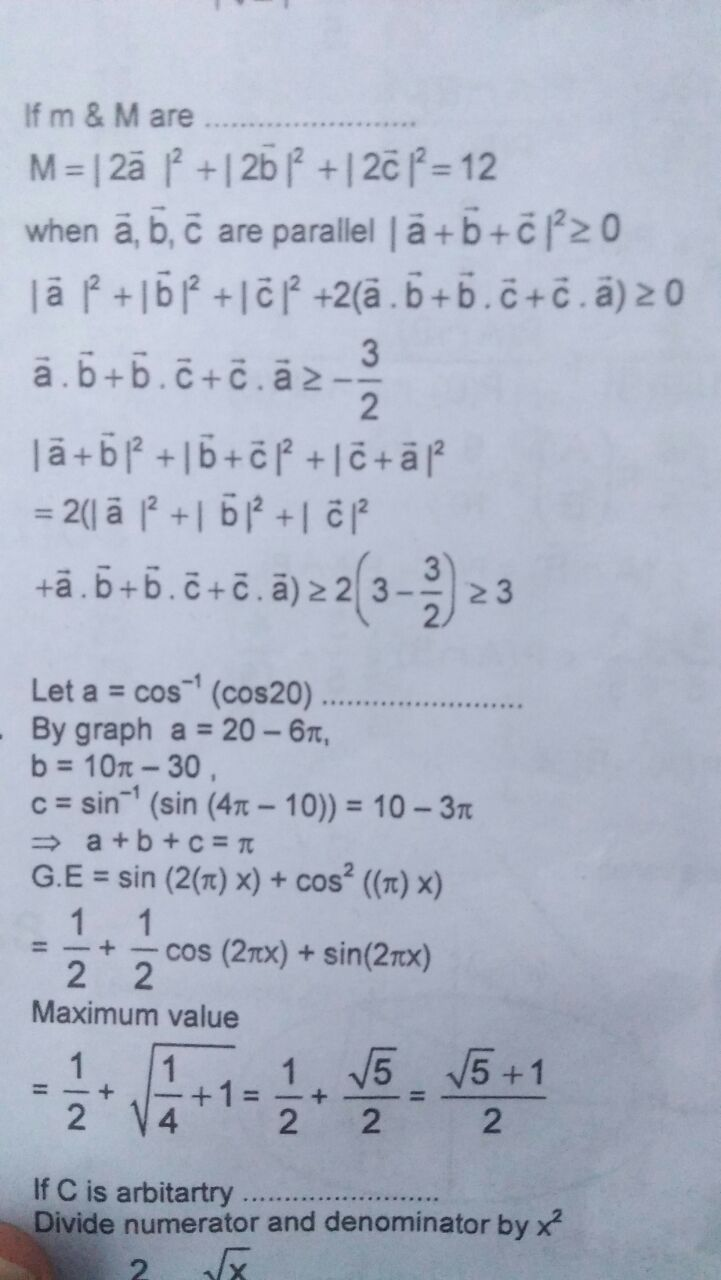
#> input picture notes1.jpg, 721 x 1280 px
$ python diff_thresholding_techniques.py
#> lines starting #> are read from the running program, lines starting #| are printed output that depends on the picture; after the words box and inside, x2 and y2 are one past the last pixel; in counts of white or black regions, pixels touching at a corner belong together
import cv2

img = cv2.imread("notes1.jpg", 0)
#> img: shape (1280, 721); min 22, max 218, mean 180.6
img = cv2.resize(img, (500,500))
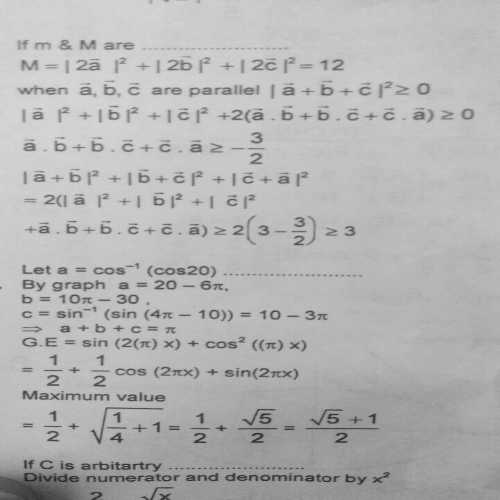
#> img: shape (500, 500); min 31, max 216, mean 180.5

_, th1 = cv2.threshold(img, 150, 255, cv2.THRESH_BINARY)
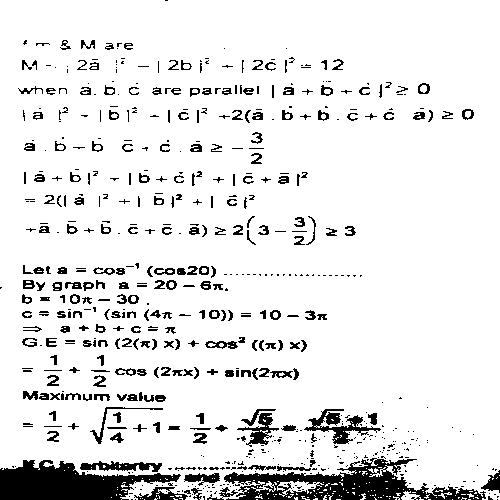
#> th1: shape (500, 500); 90.1% white; 628 black regions (379 under 20 px), largest, box (x1, y1, x2, y2) and area: (224, 458, 486, 500) 4654, (0, 460, 181, 500) 4280, (304, 409, 381, 444) 872
_, th2 = cv2.threshold(img, 150, 200, cv2.THRESH_BINARY_INV)
_, th3 = cv2.threshold(img, 150, 180, cv2.THRESH_TOZERO)
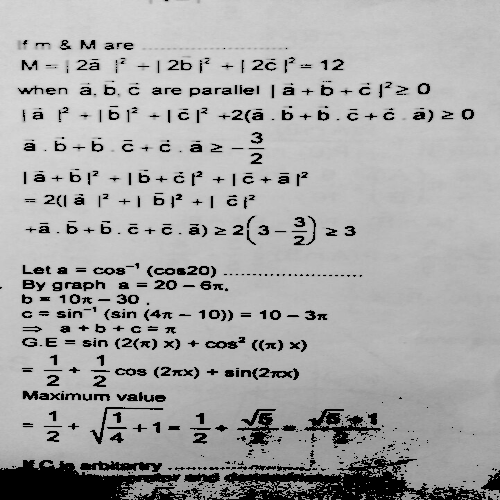
#> th3: shape (500, 500); min 0, max 216, mean 168.4
_, th4 = cv2.threshold(img, 150, 200, cv2.THRESH_TOZERO_INV)
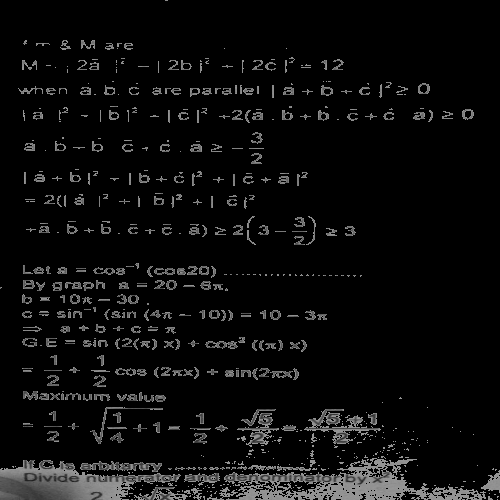
#> th4: shape (500, 500); min 0, max 150, mean 12.1


cv2.imshow("Image", img)
cv2.imshow("th1", th1)
cv2.imshow("th2", th2)
cv2.imshow("th3", th3)

cv2.imshow("th4", th4)

cv2.waitKey(0)
cv2.destroyAllWindows()
